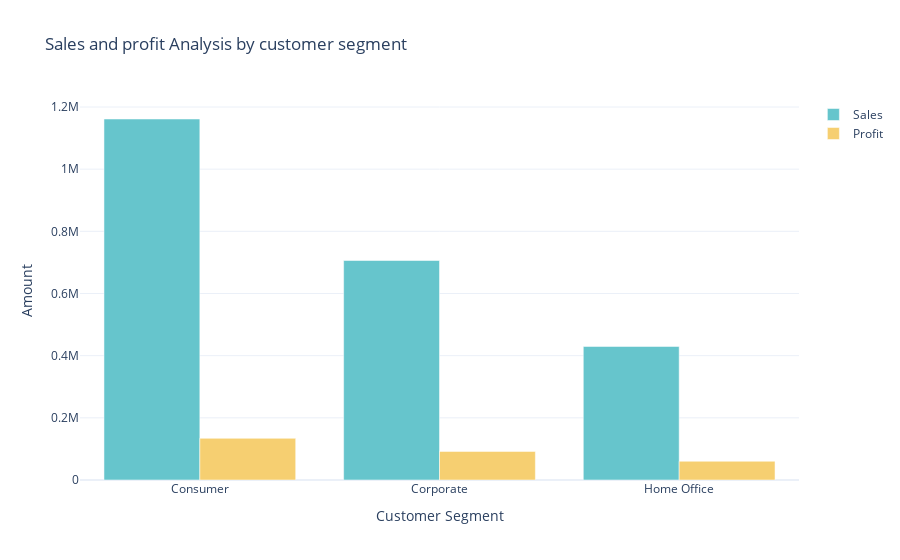

Here is the notebook cell this chart was saved with:
### Markdown cell above
# Sales and profit Customer Segment

### Code cell
sales_profit_by_segment=data.groupby('Segment').agg({'Sales':'sum','Profit':'sum'}).reset_index()
color_palette=colors.qualitative.Pastel
fig=go.Figure()
fig.add_traces(go.Bar(x=sales_profit_by_segment['Segment'],
                      y=sales_profit_by_segment['Sales'],
                      name='Sales',
                      marker_color=color_palette[0]))


fig.add_traces(go.Bar(x=sales_profit_by_segment['Segment'],
                      y=sales_profit_by_segment['Profit'],
                      name='Profit',
                      marker_color=color_palette[1]))


fig.update_layout(title='Sales and profit Analysis by customer segment',
                  xaxis_title='Customer Segment',yaxis_title='Amount')

fig.show()

### Figure 1 — Plotly figure (JSON) as saved in the notebook; plotly's stock layout.template omitted (floating-point values rounded to 4 significant figures)
{"data": [{"marker": {"color": "rgb(102, 197, 204)"}, "name": "Sales", "type": "bar", "x": ["Consumer", "Corporate", "Home Office"], "y": [1161000.0, 706100.0, 429700.0]}, {"marker": {"color": "rgb(246, 207, 113)"}, "name": "Profit", "type": "bar", "x": ["Consumer", "Corporate", "Home Office"], "y": [134100.0, 91980.0, 60300.0]}], "layout": {"autosize": true, "title": {"text": "Sales and profit Analysis by customer segment"}, "xaxis": {"autorange": true, "range": [-0.5, 2.5], "title": {"text": "Customer Segment"}, "type": "category"}, "yaxis": {"autorange": true, "range": [0, 1223000.0], "title": {"text": "Amount"}, "type": "linear"}}}
